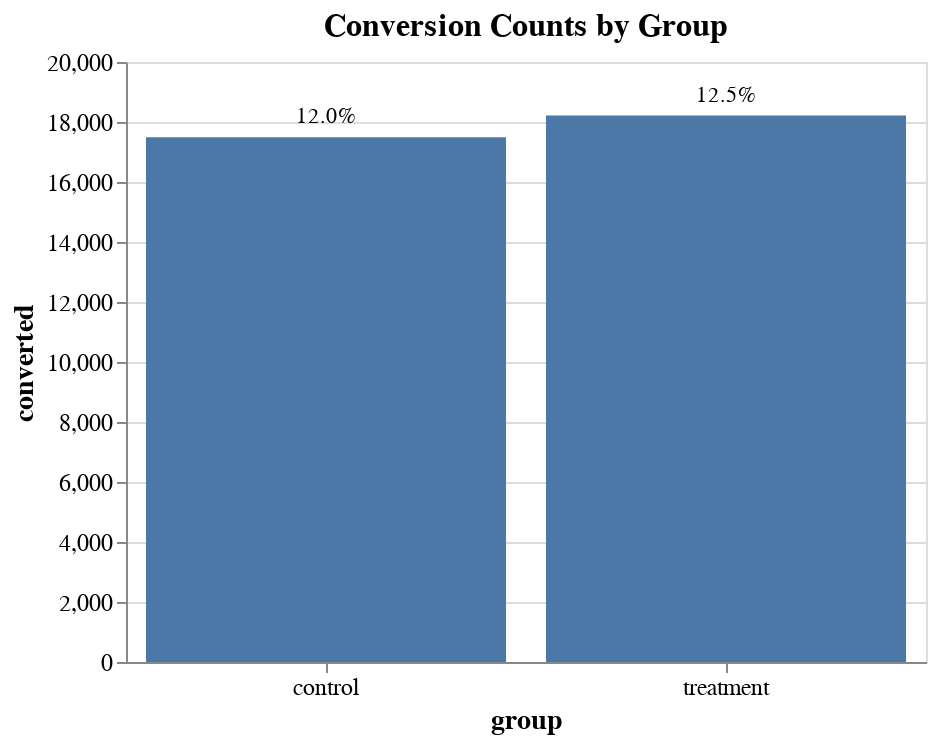

Here is the notebook cell this chart was saved with:
### Code cell
# Group by 'group' and calculate the conversion counts and conversion rates
group_conversion_counts = df.groupby('group')['converted'].sum().reset_index()
group_conversion_rates = df.groupby('group')['converted'].mean().reset_index()
group_conversion_counts['conversion_rate'] = group_conversion_rates['converted']

# Create the Altair bar chart for conversion counts by group
bar_chart = alt.Chart(group_conversion_counts).mark_bar().encode(
    x=alt.X('group:N', axis=alt.Axis(labelAngle=0)),
    y='converted:Q'
).properties(
    width=400,
    height=300,
    title='Conversion Counts by Group'
)

# Create the Altair text chart for conversion rates at the top of each bar
text_chart = alt.Chart(group_conversion_counts).mark_text(
    align='center',
    baseline='middle',
    dy=-10  # Adjust vertical position of the text labels
).encode(
    x=alt.X('group:N'),
    y=alt.Y('converted:Q'),
    text=alt.Text('conversion_rate:Q', format='.1%')  # Display conversion rate with one decimal place
)

# Combine the bar chart and text chart using layering
final_chart = bar_chart + text_chart

# Customize axis labels and title
final_chart = final_chart.configure_axis(
    labelFontSize=12,    # Font size for axis labels
    titleFontSize=14     # Font size for axis titles
).configure_title(
    fontSize=16          # Font size for the chart title
)

# Display the final Altair chart
final_chart

### Figure 1 — Vega-Lite specification as saved in the notebook (floating-point values rounded to 4 significant figures)
{"config": {"view": {"continuousWidth": 300, "continuousHeight": 300}, "axis": {"labelFontSize": 12, "titleFontSize": 14}, "title": {"fontSize": 16}}, "layer": [{"mark": {"type": "bar"}, "encoding": {"x": {"axis": {"labelAngle": 0}, "field": "group", "type": "nominal"}, "y": {"field": "converted", "type": "quantitative"}}, "title": "Conversion Counts by Group"}, {"mark": {"type": "text", "align": "center", "baseline": "middle", "dy": -10}, "encoding": {"text": {"field": "conversion_rate", "format": ".1%", "type": "quantitative"}, "x": {"field": "group", "type": "nominal"}, "y": {"field": "converted", "type": "quantitative"}}}], "data": {"name": "data-754f7d5fa409d4b659dd5a808f4c5525"}, "height": 300, "width": 400, "$schema": "https://vega.github.io/schema/vega-lite/v5.8.0.json", "datasets": {"data-754f7d5fa409d4b659dd5a808f4c5525": [{"group": "control", "converted": 17490.0, "conversion_rate": 0.1204}, {"group": "treatment", "converted": 18220.0, "conversion_rate": 0.1254}]}}
